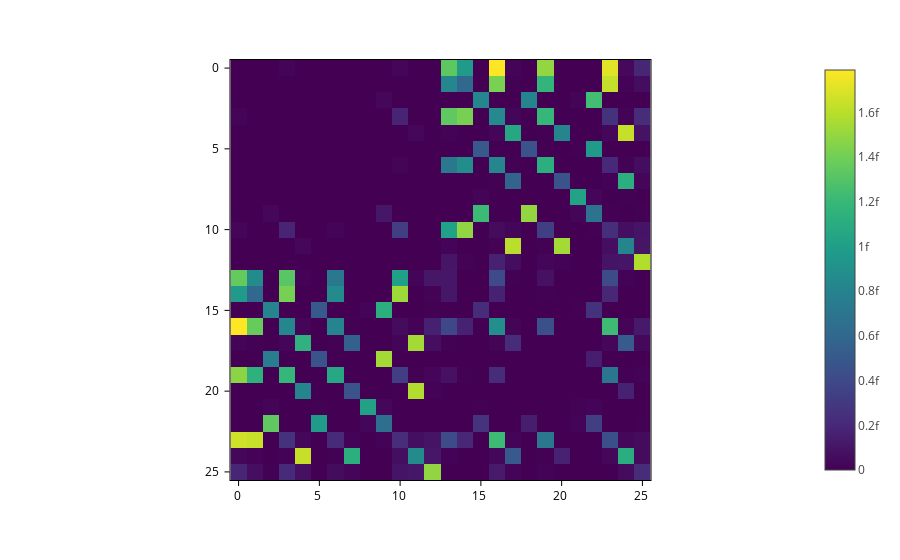

The code cell stored with this chart in its notebook:
### Code cell
px.imshow(np.abs(S_g-Sks.toarray()))

### Figure 1 — Plotly figure (JSON) as saved in the notebook; plotly's stock layout.template omitted (floating-point values rounded to 4 significant figures; data arrays with more than 128 entries replaced by an {"elided": "..."} marker saying what was removed)
{"data": [{"coloraxis": "coloraxis", "hovertemplate": "x: %{x}<br>y: %{y}<br>color: %{z}<extra></extra>", "name": "0", "type": "heatmap", "xaxis": "x", "yaxis": "y", "z": {"elided": "26x26 float values"}}], "layout": {"coloraxis": {"colorscale": [[0, "#440154"], [0.1111, "#482878"], [0.2222, "#3e4989"], [0.3333, "#31688e"], [0.4444, "#26828e"], [0.5556, "#1f9e89"], [0.6667, "#35b779"], [0.7778, "#6ece58"], [0.8889, "#b5de2b"], [1, "#fde725"]]}, "margin": {"t": 60}, "xaxis": {"anchor": "y", "constrain": "domain", "domain": [0, 1], "scaleanchor": "y"}, "yaxis": {"anchor": "x", "autorange": "reversed", "constrain": "domain", "domain": [0, 1]}}}
